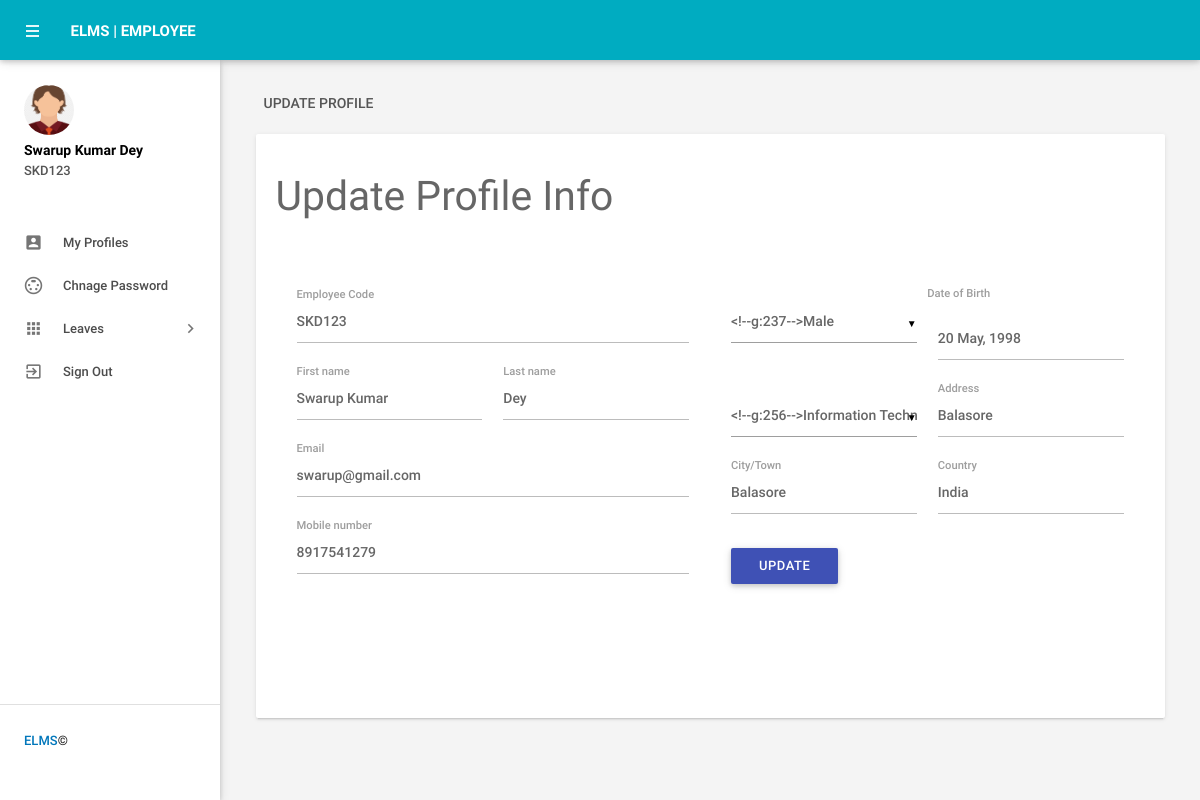
Page /myprofile (signed in) on the committed database.
### employeeleave/models.py (models this page shows, shortened)
class Employee(models.Model):
    user = models.ForeignKey(User, on_delete=models.CASCADE, null=True)
    empid = models.CharField(max_length=20)
    gender = models.CharField(max_length=30)
    dob = models.CharField(max_length=50)
    department = models.CharField(max_length=50,null=True)
    address = models.CharField(max_length=300)
    city = models.CharField(max_length=50)
    country = models.CharField(max_length=50)
    phoneno = models.CharField(max_length=15)
    status = models.CharField(max_length=15, null=True)
    regdate = models.DateField()

### employeeleave/views.py (the view, shortened to what this page needs)
# urls.py: path('myprofile',myprofile, name='myprofile'),
def myprofile(request):
    user = User.objects.get(id = request.user.id)
    employee = Employee.objects.get(user = user)
    department = Department.objects.all()
    error = ""
    d = {'employee': employee,'department':department,'error':error}
    return render(request, 'myprofile.html',d)

### employeeleave/templatetags/custom_filters.py (called while the page is built)
@register.simple_tag()
def employeeid(pid,*args, **kwargs):
    user = User.objects.get(id=pid)
    employee = Employee.objects.get(user = user)
    return employee.empid

### employeeleave/templates/myprofile.html (shortened to what this page needs)
{% load static %}
{% load custom_filters %}
{% block body %}
<html lang="en">
    <head>
        <link type="text/css" rel="stylesheet" href="{% static 'assets/plugins/materialize/css/materialize.min.css' %}"/>
       <link href="{% static 'assets/plugins/material-preloader/css/materialPreloader.min.css' %}" rel="stylesheet">
        <link href="{% static 'assets/css/alpha.min.css' %}" rel="stylesheet" type="text/css"/>
        <link href="{% static 'assets/css/custom.css' %}" rel="stylesheet" type="text/css"/>
    </head>
    <body>
  {% include 'userheader.html' %}
       {% include 'usersidebar.html' %}
   <main class="mn-inner">
                <div class="row">
                    <div class="col s12">
                        <div class="page-title">Update Profile</div>
                    </div>
                    <div class="col s12 m12 l12">
                        <div class="card">
                            <div class="card-content">
                                <form id="example-form" method="post" name="updatemp">
                                    <div>
                                        <h3>Update Profile Info</h3>
                                        <section>
                                            <div class="wizard-content">
                                                <div class="row">
                                                    <div class="col m6">
                                                        <div class="row">
 <div class="input-field col  s12">
<label for="empcode">Employee Code</label>
<input  name="empcode" id="empcode" value="{{employee.empid}}" type="text" autocomplete="off" readonly required>
</div>
<div class="input-field col m6 s12">
<label for="firstName">First name</label>
<input id="firstName" name="firstName" value="{{employee.user.first_name}}"  type="text" required>
</div>
<div class="input-field col m6 s12">
<label for="lastName">Last name </label>
<input id="lastName" name="lastName" value="{{employee.user.last_name}}" type="text" autocomplete="off" required>
</div>
<div class="input-field col s12">
<label for="email">Email</label>
<input  name="email" type="email" id="email" value="{{employee.user.username}}" readonly autocomplete="off" required>
</div>
<div class="input-field col s12">
<label for="phone">Mobile number</label>
<input id="phone" name="mobileno" type="tel" value="{{employee.phoneno}}" maxlength="10" autocomplete="off" required>
 </div>
</div>
</div>
<div class="col m6">
<div class="row">
<div class="input-field col m6 s12">
</div>
<label for="birthdate">Date of Birth</label>
<div class="input-field col m6 s12">
<input type = "text" id="birthdate" name="dob"  class="datepicker" value="{{employee.dob}}">
</div>
<div class="input-field col m6 s12">
</div>
<div class="input-field col m6 s12">
<label for="address">Address</label>
<input id="address" name="address" type="text"  value="{{employee.address}}" autocomplete="off" required>
</div>
<div class="input-field col m6 s12">
<label for="city">City/Town</label>
<input id="city" name="city" type="text"  value="{{employee.city}}" autocomplete="off" required>
 </div>
<div class="input-field col m6 s12">
<label for="country">Country</label>
<input id="country" name="country" type="text"  value="{{employee.country}}" autocomplete="off" required>
</div>
<div class="input-field col s12">
<button type="submit" name="update"  id="update" class="waves-effect waves-light btn indigo m-b-xs">UPDATE</button>
</div>
                                                        </div>
                                                    </div>
                                                </div>
                                            </div>
                                        </section>
                                    </div>
                                </form>
                            </div>
                        </div>
                    </div>
                </div>
            </main>
        </div>
        <div class="left-sidebar-hover"></div>
    </body>
</html>
{% endblock %}

### employeeleave/templates/usersidebar.html (shortened to what this page needs)
{% load static %}
{% load custom_filters %}
     <aside id="slide-out" class="side-nav white fixed">
                <div class="side-nav-wrapper">
                    <div class="sidebar-profile">
                        <div class="sidebar-profile-image">
                            <img src="{% static 'assets/images/avatarboy729.png' %}" class="circle" alt="">
                        </div>
                        <div class="sidebar-profile-info">
                                <p>{{request.user.first_name}} {{request.user.last_name}}</p>
                                <span>{% employeeid request.user.id %}</span>
                        </div>
                    </div>
                <ul class="sidebar-menu collapsible collapsible-accordion" data-collapsible="accordion">
  <li class="no-padding"><a class="waves-effect waves-grey" href="{% url 'myprofile' %}"><i class="material-icons">account_box</i>My Profiles</a></li>
  <li class="no-padding"><a class="waves-effect waves-grey" href="{% url 'changepassworduser' %}"><i class="material-icons">settings_input_svideo</i>Chnage Password</a></li>
                    <li class="no-padding">
                        <a class="collapsible-header waves-effect waves-grey"><i class="material-icons">apps</i>Leaves<i class="nav-drop-icon material-icons">keyboard_arrow_right</i></a>
                    </li>
                  <li class="no-padding">
                                <a class="waves-effect waves-grey" href="{% url 'logout' %}"><i class="material-icons">exit_to_app</i>Sign Out</a>
                            </li>
                </ul>
                <div class="footer">
                    <p class="copyright"><a href="#"> ELMS </a>©</p>
                </div>
                </div>
            </aside>

### rows in the picture
Employee: empcode "SKD123", firstName "Swarup Kumar", lastName "Dey", email "swarup@gmail.com", mobileno "8917541279", dob "20 May, 1998", address "Balasore", city "Balasore", country "India"

### other values in the picture
{{ request.user.first_name }} "Swarup Kumar"
{{ request.user.last_name }} "Dey"
